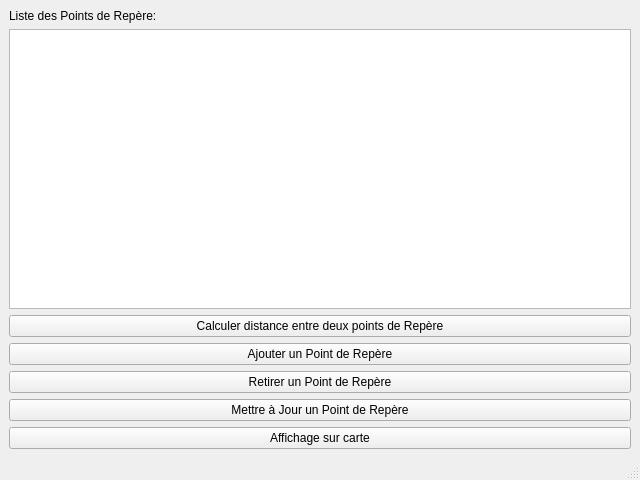
<?xml version="1.0" encoding="UTF-8"?>
<ui version="4.0">
 <class>MainWindow</class>
 <widget class="QMainWindow" name="MainWindow">
  <property name="geometry">
   <rect>
    <x>0</x>
    <y>0</y>
    <width>640</width>
    <height>480</height>
   </rect>
  </property>
  <property name="windowTitle">
   <string>MainWindow</string>
  </property>
  <widget class="QWidget" name="centralwidget">
   <layout class="QVBoxLayout" name="verticalLayout">
    <item>
     <widget class="QLabel" name="label">
      <property name="text">
       <string>Liste des Points de Repère:</string>
      </property>
     </widget>
    </item>
    <item>
     <widget class="QListWidget" name="pointsListWidget"/>
    </item>
    <item>
     <widget class="QPushButton" name="calculerDistanceButton">
      <property name="text">
       <string>Calculer distance entre deux points de Repère</string>
      </property>
     </widget>
    </item>
    <item>
     <widget class="QPushButton" name="ajouterPointRepereButton">
      <property name="text">
       <string>Ajouter un Point de Repère</string>
      </property>
     </widget>
    </item>
    <item>
     <widget class="QPushButton" name="retirerPointRepereButton">
      <property name="text">
       <string>Retirer un Point de Repère</string>
      </property>
     </widget>
    </item>
    <item>
     <widget class="QPushButton" name="mettreAJourPointRepereButton">
      <property name="text">
       <string>Mettre à Jour un Point de Repère</string>
      </property>
     </widget>
    </item>
    <item>
     <widget class="QPushButton" name="afficherCarteButton">
      <property name="text">
       <string>Affichage sur carte</string>
      </property>
     </widget>
    </item>
   </layout>
  </widget>
  <widget class="QMenuBar" name="menubar">
   <property name="geometry">
    <rect>
     <x>0</x>
     <y>0</y>
     <width>640</width>
     <height>22</height>
    </rect>
   </property>
  </widget>
  <widget class="QStatusBar" name="statusbar"/>
 </widget>
 <resources/>
 <connections/>
</ui>
